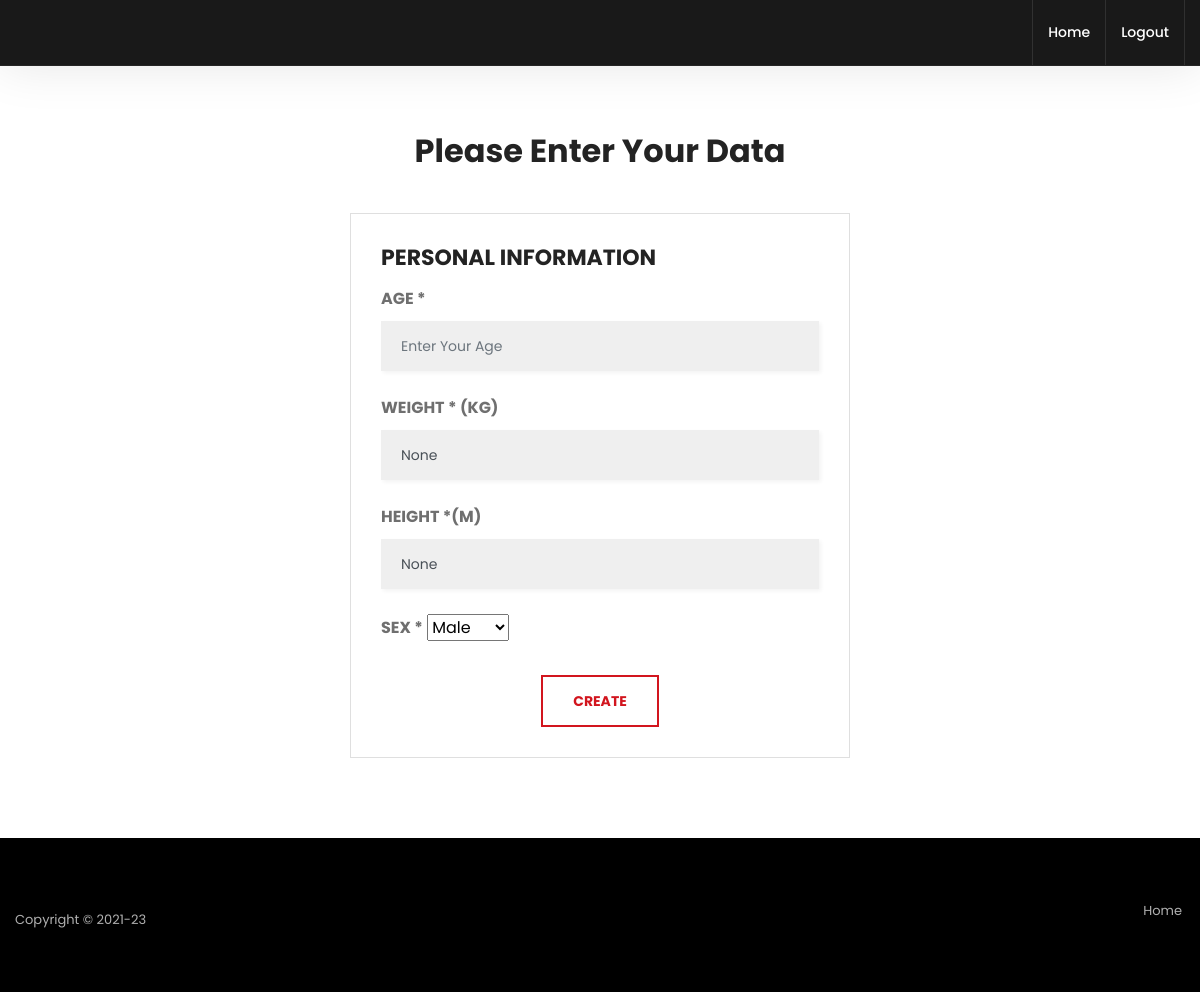
Before: /data (signed in) with the older database file.
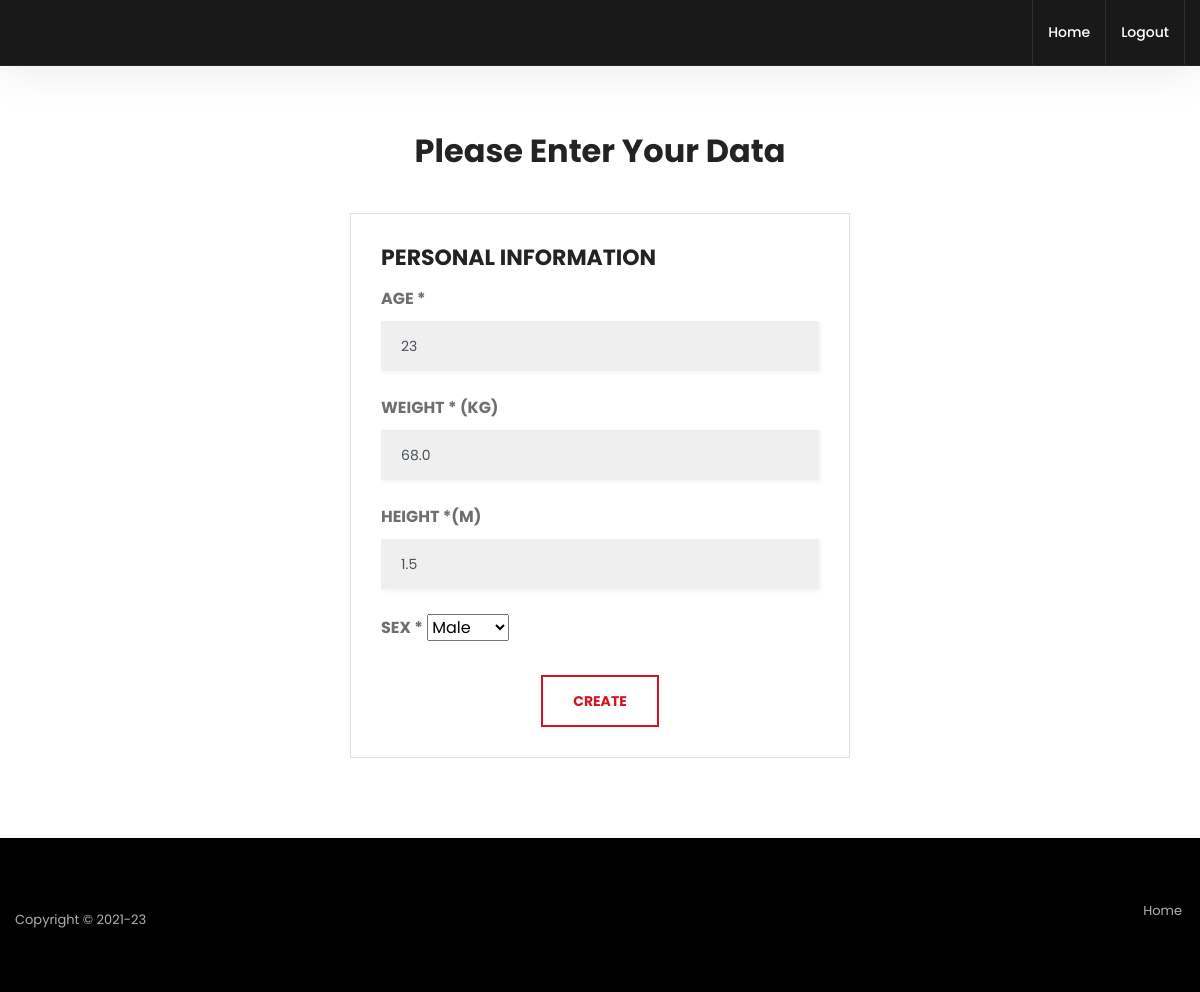
After: the same page with the newer database file.
### accounts/models.py (models this page shows, shortened)
class Profile(models.Model):
    user = models.OneToOneField(User, on_delete=models.CASCADE)
    age = models.IntegerField(blank=True, null=True)
    weight = models.FloatField(blank=True, null=True)
    height = models.FloatField(blank=True, null=True)
    sex = models.IntegerField(default=1)
    isAdmin = models.BooleanField(default=False)

### accounts/views.py (the view)
# urls.py: path('data', views.data, name='data'),
def data(request):
    if not request.user.is_authenticated:
        return redirect("login")
    if request.method == "POST":
        age = request.POST.get("age")
        weight = request.POST.get("weight")
        height = request.POST.get("height")
        sex = request.POST.get("sex")
        obj = Profile.objects.filter(user=request.user).first()
        obj.age = age
        obj.weight = weight
        obj.height = height
        obj.sex = sex
        obj.save()
        return redirect("dashboard")
    else:
        obj = Profile.objects.filter(user=request.user).first()
        context = {
            "title": "Daily Miles",
            "sex": obj.sex,
            "age": obj.age,
            "height": obj.height,
            "weight": obj.weight,
        }
        return render(request, "accounts/data.html", context)

### templates/accounts/data.html (shortened to what this page needs)
{% extends 'accounts/base.html' %}
{% load static %}
{% block body%}
<div class="page-content bg-white">
    <div class="section-full content-inner shop-account">
        <div class="container mt-5">
            <div class="row">
                <div class="col-lg-12 text-center">
                    <h2 class="font-weight-700 m-t0 m-b40">Please Enter Your Data</h2>
                </div>
            </div>
            <div class="row">
                <div class="col-lg-12 m-b30">
                    <div class="p-a30 border-1  max-w500 m-auto">
                        <div class="tab-content">
                            <form class="tab-pane active" action="{%url 'data'%}" method="POST">
                                <h4 class="font-weight-700">PERSONAL INFORMATION</h4>
                                <div class="form-group">
                                    <label class="font-weight-700">AGE *</label>
                                    <input required="" class="form-control" placeholder="Enter Your Age" type="number"
                                        name="age" value="{{age}}">
                                </div>
                                <div class="form-group">
                                    <label class="font-weight-700">WEIGHT * (KG)</label>
                                    <input required="" class="form-control" placeholder="Enter Your Weight" type="text"
                                        name="weight" value="{{weight}}">
                                </div>
                                <div class="form-group">
                                    <label class="font-weight-700">HEIGHT *(M)</label>
                                    <input required="" class="form-control" placeholder="Enter Your Height" type="text"
                                        name="height" value="{{height}}">
                                </div>
                                <div class="form-group">
                                    <label class="font-weight-700">SEX *</label>
                                    <select name="sex" value="{{sex}}">
                                        <option value="1">Male</option>
                                    </select>
                                </div>
                                <div class="text-center m-t15" id="save">
                                    <button class="site-button button-lg radius-no outline outline-2">CREATE</button>
                                </div>
                            </form>
                        </div>
                    </div>
                </div>
            </div>
        </div>
    </div>
</div>
{%endblock%}

Changed rows visible on the page:
now on this page (row edited): Profile: weight "68.0", height "1.5"
Other visible differences:
form field age: (not shown) → "23"
form field weight: "None" → (not shown)
form field height: "None" → (not shown)
